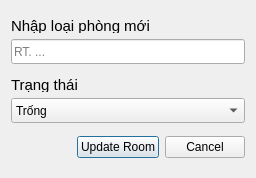
<?xml version="1.0" encoding="UTF-8"?>
<ui version="4.0">
 <class>Editroom</class>
 <widget class="QDialog" name="Editroom">
  <property name="geometry">
   <rect>
    <x>0</x>
    <y>0</y>
    <width>256</width>
    <height>178</height>
   </rect>
  </property>
  <property name="windowTitle">
   <string>Edit Room</string>
  </property>
  <layout class="QVBoxLayout" name="verticalLayout_3">
   <item>
    <layout class="QVBoxLayout" name="verticalLayout">
     <item>
      <widget class="QLabel" name="label">
       <property name="maximumSize">
        <size>
         <width>16777215</width>
         <height>15</height>
        </size>
       </property>
       <property name="font">
        <font>
         <pointsize>11</pointsize>
        </font>
       </property>
       <property name="text">
        <string>Nhập loại phòng mới</string>
       </property>
      </widget>
     </item>
     <item>
      <widget class="QLineEdit" name="newRT">
       <property name="minimumSize">
        <size>
         <width>0</width>
         <height>25</height>
        </size>
       </property>
       <property name="placeholderText">
        <string>RT. ...</string>
       </property>
      </widget>
     </item>
    </layout>
   </item>
   <item>
    <layout class="QVBoxLayout" name="verticalLayout_2">
     <item>
      <widget class="QLabel" name="label_2">
       <property name="maximumSize">
        <size>
         <width>16777215</width>
         <height>15</height>
        </size>
       </property>
       <property name="font">
        <font>
         <pointsize>11</pointsize>
        </font>
       </property>
       <property name="text">
        <string>Trạng thái</string>
       </property>
      </widget>
     </item>
     <item>
      <widget class="QComboBox" name="comboBox">
       <property name="minimumSize">
        <size>
         <width>0</width>
         <height>25</height>
        </size>
       </property>
       <item>
        <property name="text">
         <string>Trống</string>
        </property>
       </item>
       <item>
        <property name="text">
         <string>Đang bảo trì</string>
        </property>
       </item>
      </widget>
     </item>
    </layout>
   </item>
   <item>
    <layout class="QHBoxLayout" name="horizontalLayout_2">
     <item>
      <spacer name="horizontalSpacer">
       <property name="orientation">
        <enum>Qt::Orientation::Horizontal</enum>
       </property>
       <property name="sizeHint" stdset="0">
        <size>
         <width>40</width>
         <height>20</height>
        </size>
       </property>
      </spacer>
     </item>
     <item>
      <layout class="QHBoxLayout" name="horizontalLayout">
       <item>
        <widget class="QPushButton" name="Updateroombtn">
         <property name="minimumSize">
          <size>
           <width>55</width>
           <height>18</height>
          </size>
         </property>
         <property name="styleSheet">
          <string notr="true">QPushButton{
/background-color: #34D481;
/color:white;
/border:none;
/border-radius: 8px;
/font-weight:bold;
/font-size: 10px;
}</string>
         </property>
         <property name="text">
          <string>Update Room</string>
         </property>
         <property name="checkable">
          <bool>true</bool>
         </property>
        </widget>
       </item>
       <item>
        <widget class="QPushButton" name="pushButton_2">
         <property name="minimumSize">
          <size>
           <width>18</width>
           <height>18</height>
          </size>
         </property>
         <property name="styleSheet">
          <string notr="true">QPushButton{
/background-color: #585858;
/color:white;
/border:none;
/border-radius: 8px;
/font-weight:bold;
/font-size: 10px;
}</string>
         </property>
         <property name="text">
          <string>Cancel</string>
         </property>
         <property name="checkable">
          <bool>true</bool>
         </property>
        </widget>
       </item>
      </layout>
     </item>
    </layout>
   </item>
  </layout>
 </widget>
 <resources/>
 <connections>
  <connection>
   <sender>Updateroombtn</sender>
   <signal>toggled(bool)</signal>
   <receiver>Editroom</receiver>
   <slot>close()</slot>
   <hints>
    <hint type="sourcelabel">
     <x>187</x>
     <y>153</y>
    </hint>
    <hint type="destinationlabel">
     <x>105</x>
     <y>176</y>
    </hint>
   </hints>
  </connection>
  <connection>
   <sender>pushButton_2</sender>
   <signal>toggled(bool)</signal>
   <receiver>Editroom</receiver>
   <slot>close()</slot>
   <hints>
    <hint type="sourcelabel">
     <x>217</x>
     <y>148</y>
    </hint>
    <hint type="destinationlabel">
     <x>214</x>
     <y>184</y>
    </hint>
   </hints>
  </connection>
 </connections>
</ui>
